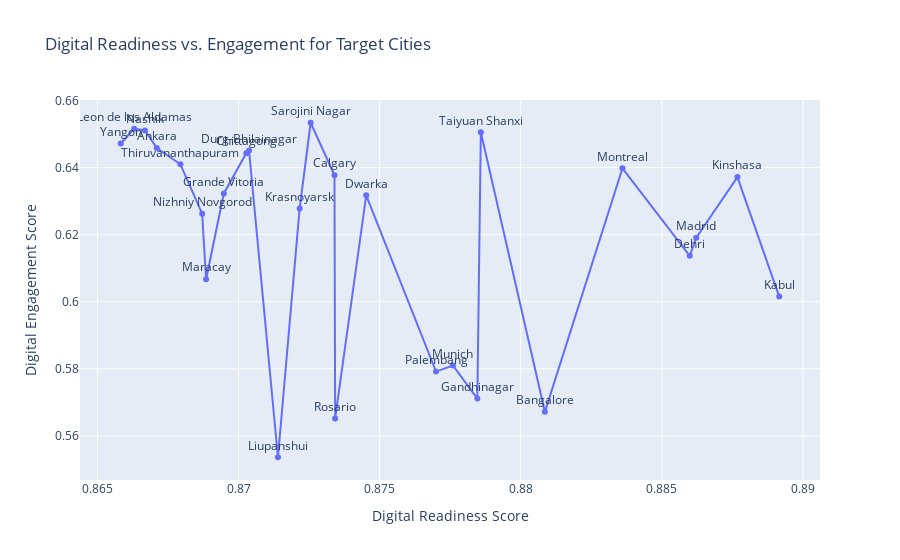

Here is the notebook cell this chart was saved with:
### Code cell
# Step 1: Sort by readiness_score to create a sequence for the line plot
target_cities_sorted = target_cities.sort_values('readiness_score').reset_index(drop=True)

# Step 2: Create the line plot using plotly.express
fig = px.line(
    data_frame=target_cities_sorted,
    x='readiness_score',
    y='engagement_score',
    markers=True,  # Add markers at data points for clarity
    title='Digital Readiness vs. Engagement for Target Cities',
    labels={
        'readiness_score': 'Digital Readiness Score',
        'engagement_score': 'Digital Engagement Score',
        'city': 'City'
    },
    hover_data=['city'],  # Show city name on hover
    text='city'  # Optionally label points with city names (if few cities)
)

# Customize the plot
fig.update_traces(
    textposition='top center',  # Position of city labels
    mode='lines+markers+text'  # Include lines, markers, and text labels
)
fig.update_layout(
    xaxis_title='Digital Readiness Score',
    yaxis_title='Digital Engagement Score',
    showlegend=False,  # No legend needed for single line
    hovermode='closest'  # Better hover interaction
)

# Step 3: Display the plot
fig.show()

### Figure 1 — Plotly figure (JSON) as saved in the notebook; plotly's stock layout.template omitted (floating-point values rounded to 4 significant figures)
{"data": [{"customdata": [["Yangon"], ["Leon de los Aldamas"], ["Nashik"], ["Ankara"], ["Thiruvananthapuram"], ["Nizhniy Novgorod"], ["Maracay"], ["Grande Vitoria"], ["Chittagong"], ["Durg-Bhilainagar"], ["Liupanshui"], ["Krasnoyarsk"], ["Sarojini Nagar"], ["Calgary"], ["Rosario"], ["Dwarka"], ["Palembang"], ["Munich"], ["Gandhinagar"], ["Taiyuan Shanxi"], ["Bangalore"], ["Montreal"], ["Dehri"], ["Madrid"], ["Kinshasa"], ["Kabul"]], "hovertemplate": "Digital Readiness Score=%{x}<br>Digital Engagement Score=%{y}<br>City=%{customdata[0]}<extra></extra>", "legendgroup": "", "line": {"color": "#636efa", "dash": "solid"}, "marker": {"symbol": "circle"}, "mode": "lines+markers+text", "name": "", "orientation": "v", "showlegend": false, "text": ["Yangon", "Leon de los Aldamas", "Nashik", "Ankara", "Thiruvananthapuram", "Nizhniy Novgorod", "Maracay", "Grande Vitoria", "Chittagong", "Durg-Bhilainagar", "Liupanshui", "Krasnoyarsk", "Sarojini Nagar", "Calgary", "Rosario", "Dwarka", "Palembang", "Munich", "Gandhinagar", "Taiyuan Shanxi", "Bangalore", "Montreal", "Dehri", "Madrid", "Kinshasa", "Kabul"], "textposition": "top center", "type": "scatter", "x": [0.8658, 0.8663, 0.8667, 0.8671, 0.8679, 0.8687, 0.8689, 0.8695, 0.8703, 0.8704, 0.8714, 0.8722, 0.8726, 0.8734, 0.8734, 0.8745, 0.877, 0.8776, 0.8785, 0.8786, 0.8809, 0.8836, 0.886, 0.8862, 0.8877, 0.8892], "xaxis": "x", "y": [0.6472, 0.6516, 0.6511, 0.6458, 0.641, 0.6263, 0.6067, 0.6323, 0.6443, 0.6451, 0.5536, 0.6278, 0.6534, 0.6377, 0.5652, 0.6317, 0.5792, 0.581, 0.5711, 0.6505, 0.5672, 0.6398, 0.6137, 0.6191, 0.6372, 0.6015], "yaxis": "y"}], "layout": {"hovermode": "closest", "legend": {"tracegroupgap": 0}, "showlegend": false, "title": {"text": "Digital Readiness vs. Engagement for Target Cities"}, "xaxis": {"anchor": "y", "domain": [0, 1], "title": {"text": "Digital Readiness Score"}}, "yaxis": {"anchor": "x", "domain": [0, 1], "title": {"text": "Digital Engagement Score"}}}}
